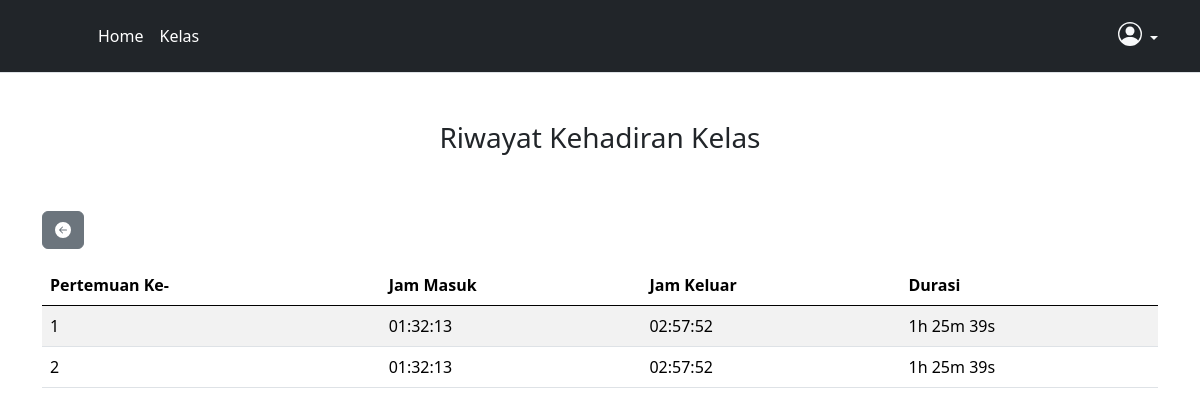
The app's page /detail_kelas_mhs.php?kelas_id=2 (signed in) with its own data.
### tables this page shows
CREATE TABLE `absensi` (
  `absensi_id` int(11) NOT NULL,
  `krs_id` int(11) NOT NULL,
  `pertemuan_id` int(11) DEFAULT NULL,
  `jam_masuk` time NOT NULL,
  `jam_keluar` time NOT NULL,
  `durasi` int(11) NOT NULL
);

CREATE TABLE `pertemuan` (
  `pertemuan_id` int(11) NOT NULL,
  `kelas_id` int(11) NOT NULL,
  `pertemuan_ke` int(11) NOT NULL,
  `tanggal` date NOT NULL,
  `materi` varchar(50) NOT NULL
);

### detail_kelas_mhs.php (the view, shortened to what this page needs)
<?php
require_once('_headermhs.php');
include 'database.php';
$kelas_id = $_GET['kelas_id'];
$mahasiswa_id = $_SESSION['id'];
$query   = $db->query("SELECT * FROM absensi
					INNER JOIN krs ON absensi.krs_id = krs.krs_id
					INNER JOIN pertemuan ON absensi.pertemuan_id = pertemuan.pertemuan_id
					WHERE krs.kelas_id = '$kelas_id' AND krs.mahasiswa_id = '$mahasiswa_id'");
?>
<div class="container">
	<div class="row">
		<div class="col text-center my-5">
			<h3>Riwayat Kehadiran Kelas</h3>
		</div>
	</div>
	<div class="row">
		<div class="col-md-6">
			<a href="daftar_kelas_mhs.php">
				<button type="button" class="btn btn-secondary mb-3">
					<svg xmlns="http://www.w3.org/2000/svg" width="16" height="16" fill="currentColor" class="bi bi-arrow-left-circle-fill" viewBox="0 0 16 16">
						<path d="M8 0a8 8 0 1 0 0 16A8 8 0 0 0 8 0zm3.5 7.5a.5.5 0 0 1 0 1H5.707l2.147 2.146a.5.5 0 0 1-.708.708l-3-3a.5.5 0 0 1 0-.708l3-3a.5.5 0 1 1 .708.708L5.707 7.5H11.5z" />
					</svg>
				</button>
			</a>
		</div>
	</div>
	<div class="row">
		<div class="col">
			<table class="table table-striped">
				<thead>
					<tr>
						<th>Pertemuan Ke-</th>
						<th>Jam Masuk</th>
						<th>Jam Keluar</th>
						<th>Durasi</th>
					</tr>
				</thead>
				<tbody>
					<?php while ($data = mysqli_fetch_assoc($query)) { ?>
						<?php
						$hours = floor($data['durasi'] / 3600);
						$minutes = floor(($data['durasi'] / 60) % 60);
						$seconds = $data['durasi'] % 60;
						?>
						<tr>
							<td><?= $data['pertemuan_ke']; ?></td>
							<td><?= $data['jam_masuk']; ?></td>
							<td><?= $data['jam_keluar']; ?></td>
							<td><?php if ($hours != 0) echo $hours . "h " ?>
								<?php if ($minutes != 0) echo $minutes . "m " ?>
								<?php if ($seconds != 0) echo $seconds . "s " ?></td>
						</tr>
					<?php } ?>
			</table>
		</div>
	</div>
</div>

### style.css (style rules this page uses)
body { background-color: rgba(255, 255, 255, 0.979); }
.bi { vertical-align: -0.125em; fill: currentColor; }

### records on screen
absensi: pertemuan.pertemuan_ke "1", jam_masuk "01:32:13", jam_keluar "02:57:52", durasi "1", durasi "25", durasi "39"
absensi: pertemuan.pertemuan_ke "2", jam_masuk "01:32:13", jam_keluar "02:57:52", durasi "1", durasi "25", durasi "39"
